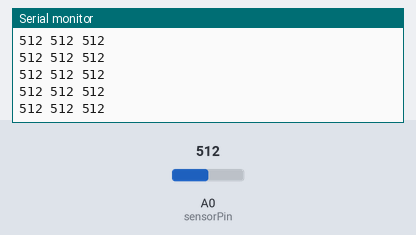
Simulated run of this sketch. Board: Arduino Uno, built with avr-gcc and run on an emulated ATmega328P. Shown: the last lines printed to the serial monitor. Inputs (shaded band) come from the test bench; at power-on: A0 (sensorPin) = 512.

Above: at 1.2 s.
1.3 s: A0 (sensorPin) set to 716
At 2.3 s:
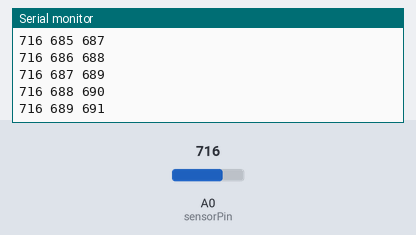
2.8 s: A0 (sensorPin) set to 900
At 3.7 s:
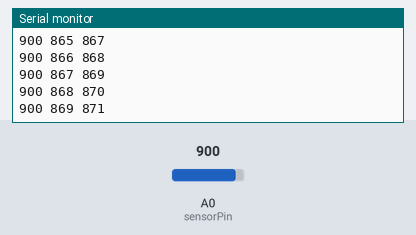
Timing chart, 0 to 5.8 s (numbered marks = the images above; inputs shaded):
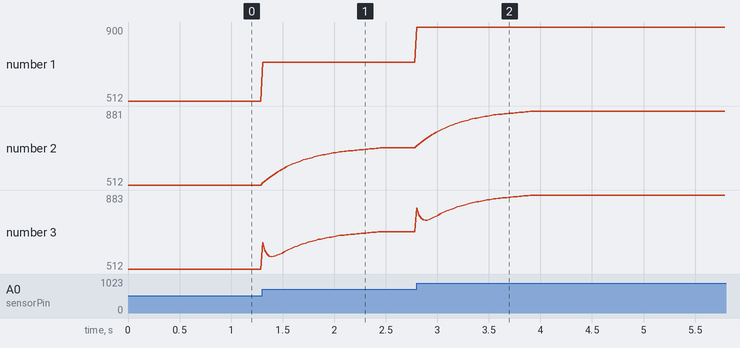

The sketch:

sketch_nov24a.ino
```cpp
//Global Variables
int sensorPin = 0;          //pin number to use the ADC
int sensorValue = 0;        //initialization of sensor variable, equivalent to EMA Y

float EMA_a_low = 0.05;     //initialization of EMA alpha (cutoff-frequency)
float EMA_a_high = 0.4;

int EMA_S_low = 0;          //initialization of EMA S
int EMA_S_high = 0;

int highpass = 0;
int bandpass = 0;
int bandstop = 0;

void setup(){
  Serial.begin(115200);                     //setup of Serial module, 115200 bits/second

  EMA_S_low = analogRead(sensorPin);        //set EMA S for t=1
  EMA_S_high = analogRead(sensorPin);
}

void loop(){
  sensorValue = analogRead(sensorPin);      //read the sensor value using ADC

  EMA_S_low = (EMA_a_low*sensorValue) + ((1-EMA_a_low)*EMA_S_low);          //run the EMA
  EMA_S_high = (EMA_a_high*sensorValue) + ((1-EMA_a_high)*EMA_S_high);

  bandpass = EMA_S_high - EMA_S_low;        //find the band-pass as before

  bandstop = sensorValue - bandpass;        //find the band-stop signal

  Serial.print(sensorValue);
  Serial.print(" ");
  Serial.print(EMA_S_low);
  Serial.print(" ");
  Serial.println(bandstop);

  delay(20);
  }                          //20ms delay
```

Measured:
- after the input at 1.3 s, the serial monitor: prints a new line at once (image 1)
- after the input at 2.8 s, the serial monitor: prints a new line at once (image 2)
- plotted number 1: 512 → 716 after the input at 1.3 s, 716 → 900 after the input at 2.8 s
- plotted number 2: 512 → 697 after the input at 1.3 s, 697 → 881 after the input at 2.8 s
- plotted number 3: 512 → 699 after the input at 1.3 s, 699 → 883 after the input at 2.8 s
